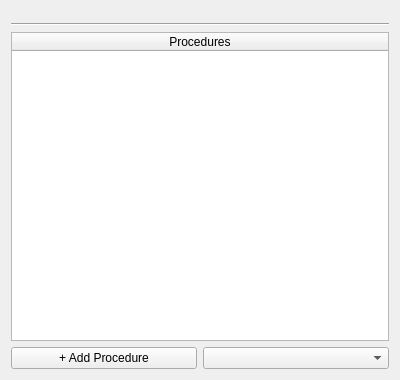
<?xml version="1.0" encoding="UTF-8"?>
<ui version="4.0">
 <class>Form</class>
 <widget class="QWidget" name="Form">
  <property name="geometry">
   <rect>
    <x>0</x>
    <y>0</y>
    <width>400</width>
    <height>380</height>
   </rect>
  </property>
  <property name="windowTitle">
   <string>Form</string>
  </property>
  <layout class="QVBoxLayout" name="verticalLayout">
   <item>
    <widget class="QWidget" name="name_desc_tags_placeholder" native="true">
     <property name="sizePolicy">
      <sizepolicy hsizetype="Preferred" vsizetype="Maximum">
       <horstretch>0</horstretch>
       <verstretch>0</verstretch>
      </sizepolicy>
     </property>
    </widget>
   </item>
   <item>
    <widget class="QWidget" name="procedure_group_placeholder" native="true"/>
   </item>
   <item>
    <widget class="Line" name="line">
     <property name="orientation">
      <enum>Qt::Horizontal</enum>
     </property>
    </widget>
   </item>
   <item>
    <widget class="QTableWidget" name="procedure_table">
     <property name="sizePolicy">
      <sizepolicy hsizetype="Preferred" vsizetype="Expanding">
       <horstretch>0</horstretch>
       <verstretch>0</verstretch>
      </sizepolicy>
     </property>
     <property name="editTriggers">
      <set>QAbstractItemView::NoEditTriggers</set>
     </property>
     <property name="dragEnabled">
      <bool>true</bool>
     </property>
     <property name="dragDropOverwriteMode">
      <bool>false</bool>
     </property>
     <property name="dragDropMode">
      <enum>QAbstractItemView::InternalMove</enum>
     </property>
     <property name="defaultDropAction">
      <enum>Qt::MoveAction</enum>
     </property>
     <property name="selectionMode">
      <enum>QAbstractItemView::SingleSelection</enum>
     </property>
     <property name="selectionBehavior">
      <enum>QAbstractItemView::SelectRows</enum>
     </property>
     <attribute name="horizontalHeaderVisible">
      <bool>true</bool>
     </attribute>
     <attribute name="horizontalHeaderStretchLastSection">
      <bool>true</bool>
     </attribute>
     <attribute name="verticalHeaderVisible">
      <bool>false</bool>
     </attribute>
     <column>
      <property name="text">
       <string>Procedures</string>
      </property>
     </column>
    </widget>
   </item>
   <item>
    <layout class="QHBoxLayout" name="horizontalLayout">
     <item>
      <widget class="QPushButton" name="add_row_button">
       <property name="text">
        <string>+ Add Procedure</string>
       </property>
      </widget>
     </item>
     <item>
      <widget class="QComboBox" name="add_row_type_combo"/>
     </item>
    </layout>
   </item>
  </layout>
 </widget>
 <resources/>
 <connections/>
</ui>
